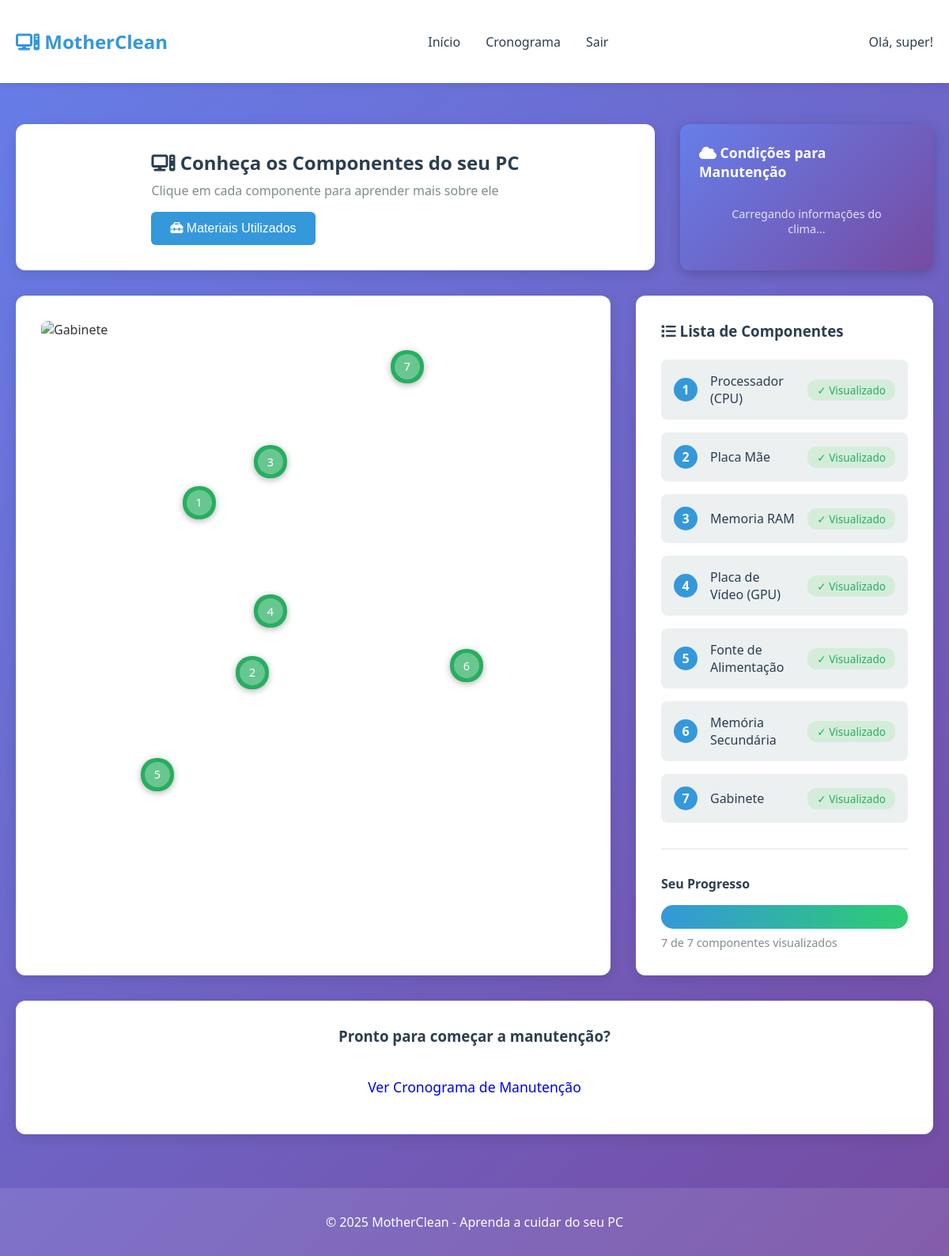
Page / (signed in) on the committed database.
### core/models.py (models this page shows, shortened)
class Usuario(AbstractUser):
    data_cadastro = models.DateTimeField(auto_now_add=True)
    ultimo_acesso = models.DateTimeField(null=True, blank=True)
    class Meta:
        verbose_name = 'Usuário'
        verbose_name_plural = 'Usuários'

class Componente(models.Model):
    nome = models.CharField(max_length=100)
    descricao = models.TextField()
    instrucoes_limpeza = models.TextField(help_text="Como limpar este componente")
    imagem_url = models.CharField(max_length=500, blank=True)
    video_youtube = models.CharField(max_length=500, blank=True, help_text="Link do vídeo do YouTube")
    ordem_exibicao = models.IntegerField(default=0, help_text="Ordem de exibição no gabinete")
    ativo = models.BooleanField(default=True)
    class Meta:
        verbose_name = 'Componente'
        verbose_name_plural = 'Componentes'
        ordering = ['ordem_exibicao']

### core/views.py (the view)
# urls.py: path('', views.home_view, name='home'),
@login_required
def home_view(request):
    componentes = Componente.objects.filter(ativo=True)
    componentes_visualizados = ProgressoUsuario.objects.filter(
        usuario=request.user
    ).values_list('componente_id', flat=True)
    context = {
        'componentes': componentes,
        'componentes_visualizados': list(componentes_visualizados),
    }
    return render(request, 'home.html', context)

### core/templates/home.html (shortened to what this page needs)
{% extends 'base.html' %}
{% block content %}
{% load static %}
<div class="container">
    <div class="dashboard-intro">
        <div class="page-header">
            <div class="header-content">
                <h2><i class="fa-solid fa-computer"></i> Conheça os Componentes do seu PC</h2>
                <p>Clique em cada componente para aprender mais sobre ele</p>
                <button type="button" class="btn btn-primary btn-materiais" data-video-open>
                    <i class="fa-solid fa-toolbox" aria-hidden="true"></i> Materiais Utilizados
                </button>
            </div>
        </div>
        <div class="clima-widget" id="clima-widget">
            <h3><i class="fa-solid fa-cloud"></i> Condições para Manutenção</h3>
            <div id="clima-loading">Carregando informações do clima...</div>
        </div>
    </div>
    <div class="gabinete-container">
        <div class="gabinete-image">
            <img src="{% static 'images/gabinete.png' %}" alt="Gabinete">
            <div class="componentes-hotspots">
                {% for componente in componentes %}
                <a href="{% url 'componente_detalhe' componente.id %}"
                   class="hotspot hotspot-{{ componente.id }} {% if componente.id in componentes_visualizados %}visualizado{% endif %}"
                   title="{{ componente.nome }}">
                    <span class="hotspot-numero">{{ forloop.counter }}</span>
                </a>
                {% endfor %}
            </div>
        </div>
        <div class="componentes-lista">
            <h3><i class="fa-solid fa-list"></i> Lista de Componentes</h3>
            <ul>
                {% for componente in componentes %}
                <li>
                    <a href="{% url 'componente_detalhe' componente.id %}">
                        <span class="componente-numero">{{ forloop.counter }}</span>
                        <span class="componente-nome">{{ componente.nome }}</span>
                        {% if componente.id in componentes_visualizados %}
                        <span class="badge badge-success">✓ Visualizado</span>
                        {% else %}
                        <span class="badge badge-pending">Pendente</span>
                        {% endif %}
                    </a>
                </li>
                {% empty %}
                <li class="empty-state">Nenhum componente cadastrado ainda.</li>
                {% endfor %}
            </ul>
            <div class="progress-info">
                <h4>Seu Progresso</h4>
                <div class="progress-bar">
                    <div class="progress-fill" style="width: {% widthratio componentes_visualizados|length componentes|length 100 %}%"></div>
                </div>
                <p>{{ componentes_visualizados|length }} de {{ componentes|length }} componentes visualizados</p>
            </div>
        </div>
    </div>
    <div class="action-section">
        <h3>Pronto para começar a manutenção?</h3>
        <a href="{% url 'cronograma' %}" class="btn btn-large">Ver Cronograma de Manutenção</a>
    </div>
</div>
{% endblock %}

### core/templates/base.html (shortened to what this page needs)
{% load static %}
<!DOCTYPE html>
<html lang="pt-br">
<head>
    <link rel="stylesheet" href="{% static 'css/style.css' %}">
    <link rel="stylesheet" href="https://cdnjs.cloudflare.com/ajax/libs/font-awesome/6.5.0/css/all.min.css">
</head>
<body>
    {% if user.is_authenticated %}
    <nav class="navbar">
        <div class="container">
            <div class="nav-brand">
                <h1><i class="fa-solid fa-computer"></i> MotherClean</h1>
            </div>
            <ul class="nav-menu">
                <li><a href="{% url 'home' %}" class="nav-link">Início</a></li>
                <li><a href="{% url 'cronograma' %}" class="nav-link">Cronograma</a></li>
                <li><a href="{% url 'logout' %}" class="nav-link">Sair</a></li>
            </ul>
            <div class="user-info">
                <span>Olá, {{ user.username }}!</span>
            </div>
        </div>
    </nav>
    {% endif %}
    <main class="main-content">
        {% block content %}
        {% endblock %}
    </main>
    <footer class="footer">
        <p>&copy; 2025 MotherClean - Aprenda a cuidar do seu PC</p>
    </footer>
</body>
</html>

### rows in the picture
Usuario: username "super"
Componente: nome "Processador (CPU)", shows "✓ Visualizado"
Componente: nome "Placa Mãe", shows "✓ Visualizado"
Componente: nome "Memoria RAM", shows "✓ Visualizado"
Componente: nome "Placa de Vídeo (GPU)", shows "✓ Visualizado"
Componente: nome "Fonte de Alimentação", shows "✓ Visualizado"
Componente: nome "Memória Secundária", shows "✓ Visualizado"
Componente: nome "Gabinete", shows "✓ Visualizado"

### other values in the picture
{{ componentes_visualizados|length }} "7"
{{ componentes|length }} "7"
